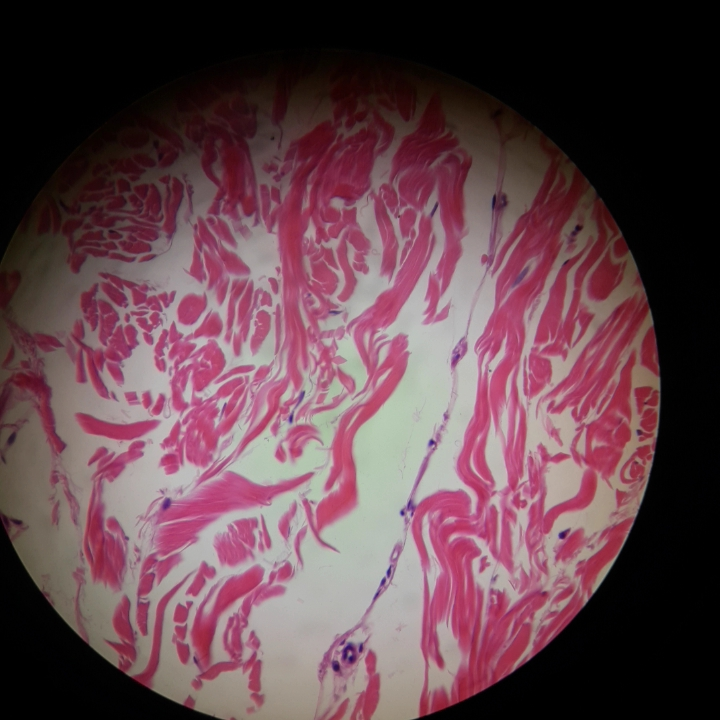
#> input picture DigitalPathWebsite/Backend/ImageStichAlgorithm/DigPathSlideImages/download (10).jpg, 720 x 720 px
$ python -i removeblackspace.py   (imports and definitions only)
#> lines starting #> are read from the running program, lines starting #| are printed output that depends on the picture; after the words box and inside, x2 and y2 are one past the last pixel; in counts of white or black regions, pixels touching at a corner belong together
#> further down, picture is the input picture: shape (720, 720, 3); mean B, G, R 75.4, 68, 97.5
import cv2
import numpy as np
import base64
import os

def crop(img_arr, top, left, bottom, right):
    return img_arr[top:bottom, left:right]

class removeBlackSpace:
    """Image processing class for converting image formats, stitching images together, applying filters and removing black space from microscope images"""
    num_images = 0
    stopRowTop = 0
    stopColLeft = 0
    stopRowBottom = 0
    stopColRight = 0
    processed = False
    divider = 0
    inner_len = 0
    stitcher = cv2.Stitcher.create()

    def __init__(self):
        """Intializer for the class"""
        pass

    # [75 lines left out: functions displayImage, removeBlackSpace, twoDimConvolution, sharpenImage, stitchImages, base64ToArray and 1 more, not called in this run]

    def pythonRemoveBlackSpace(self, slide_image):
        """Removes the black space from a microscope slide image"""
        limit = 10

        bin_img = cv2.cvtColor(slide_image, cv2.COLOR_BGR2GRAY)
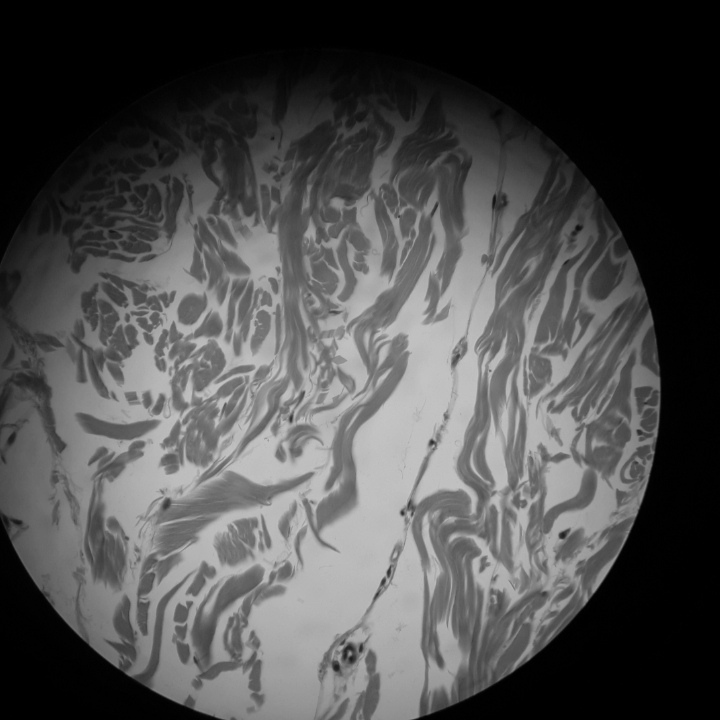
#> bin_img: shape (720, 720); min 0, max 198, mean 77.7

        threshold, bin_img = cv2.threshold(bin_img, limit, 1, cv2.THRESH_BINARY)
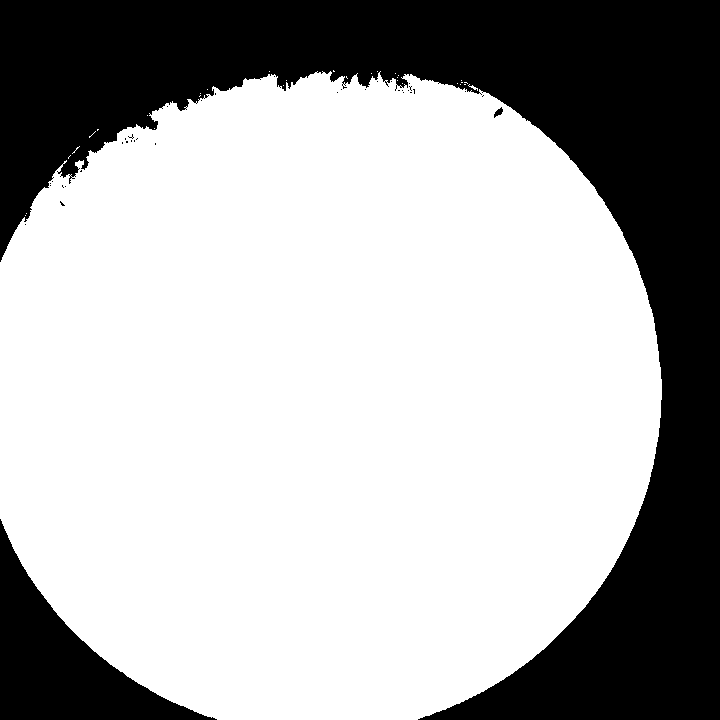
#> bin_img: shape (720, 720); values 0 (black) and 1 (white), 68.1% white; 38 black regions (35 under 20 px), largest, box (x1, y1, x2, y2) and area: (0, 0, 720, 720) 149846, (0, 519, 217, 720) 15245, (494, 107, 503, 118) 49
#> threshold = 10

        if(not removeBlackSpace.processed):
            removeBlackSpace.stopRowTop = 0
            topFlag = True
            removeBlackSpace.stopColLeft = 0
            leftFlag = True
            removeBlackSpace.stopRowBottom = len(slide_image)
            bottomFlag = False
            removeBlackSpace.stopColRight = len(slide_image[0])
            rightFlag = False

            for row in range(len(bin_img)):
                if(topFlag and sum(bin_img[row]) > 50):
                    removeBlackSpace.stopRowTop = row
                    topFlag = False
                    bottomFlag = True
                elif(bottomFlag and sum(bin_img[row]) < 10):
                    removeBlackSpace.stopRowBottom = row
                    bottomFlag = False

                if(leftFlag and sum(bin_img[:, row]) > 50):
                    removeBlackSpace.stopColLeft = row
                    leftFlag = False
                    rightFlag = True
                elif(rightFlag and sum(bin_img[:, row]) < 10):
                    removeBlackSpace.stopColRight = row
                    rightFlag = False

                if(not(leftFlag or rightFlag or topFlag or bottomFlag)):
                    break
#> this loop made 720 passes
#> (leftFlag, rightFlag) on pass 1: (False, True)
#> after the loop, bottomFlag = True; leftFlag = False; rightFlag = False; topFlag = False

            removeBlackSpace.inner_len = ((removeBlackSpace.stopColRight - removeBlackSpace.stopColLeft)*(1.4142))/2
            divider = ((removeBlackSpace.stopRowBottom - removeBlackSpace.stopRowTop) - removeBlackSpace.inner_len)/2
#> divider = 87.95
            removeBlackSpace.divider = int(divider)

            removeBlackSpace.processed = True

        new_image = crop(slide_image, removeBlackSpace.stopRowTop, removeBlackSpace.stopColLeft,
                            removeBlackSpace.stopRowBottom, removeBlackSpace.stopColRight)
#> in crop, `return img_arr[top:bottom, left:right]`:
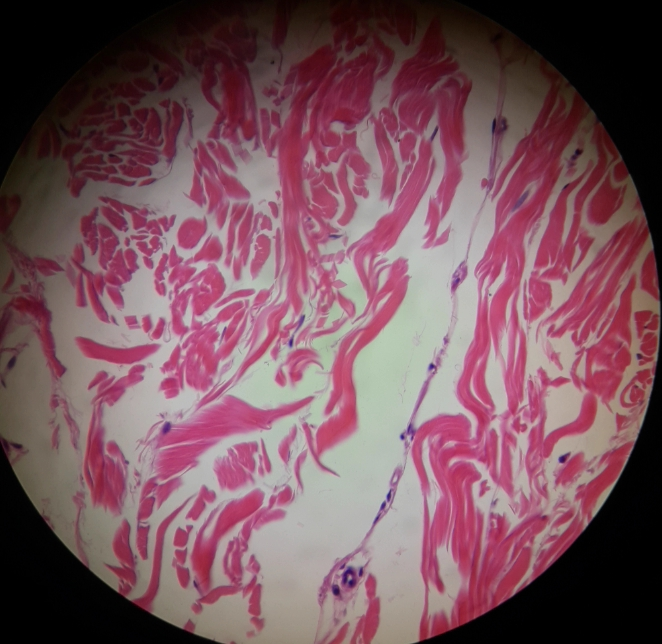
#> returned value: shape (644, 662, 3); mean of channels 0, 1, 2 91.6, 82.6, 118.4; drawn as B, G, R

        new_image = crop(new_image, removeBlackSpace.divider, removeBlackSpace.divider, removeBlackSpace.divider + int(removeBlackSpace.inner_len), removeBlackSpace.divider + int(removeBlackSpace.inner_len))
#> call 2 of crop, with top = 87, left = 87, bottom = 555, right = 555
#> in crop (call 2), `return img_arr[top:bottom, left:right]`:
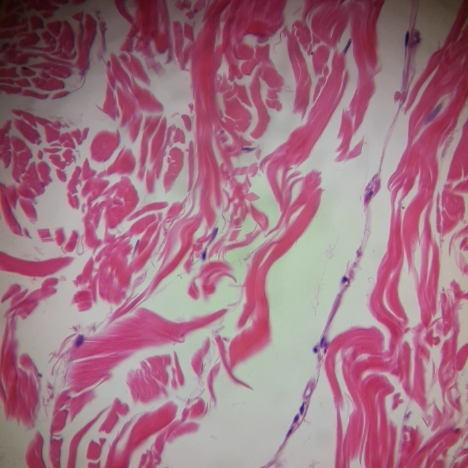
#> returned value: shape (468, 468, 3); mean of channels 0, 1, 2 131.2, 115.5, 161.8; drawn as B, G, R

        return new_image

>>> import cv2
>>> picture = cv2.imread('DigPathSlideImages/download (10).jpg')
>>> result = removeBlackSpace().pythonRemoveBlackSpace(picture)

$ run again, on DigitalPathWebsite/Backend/ImageStichAlgorithm/DigPathSlideImages/download (12).jpg
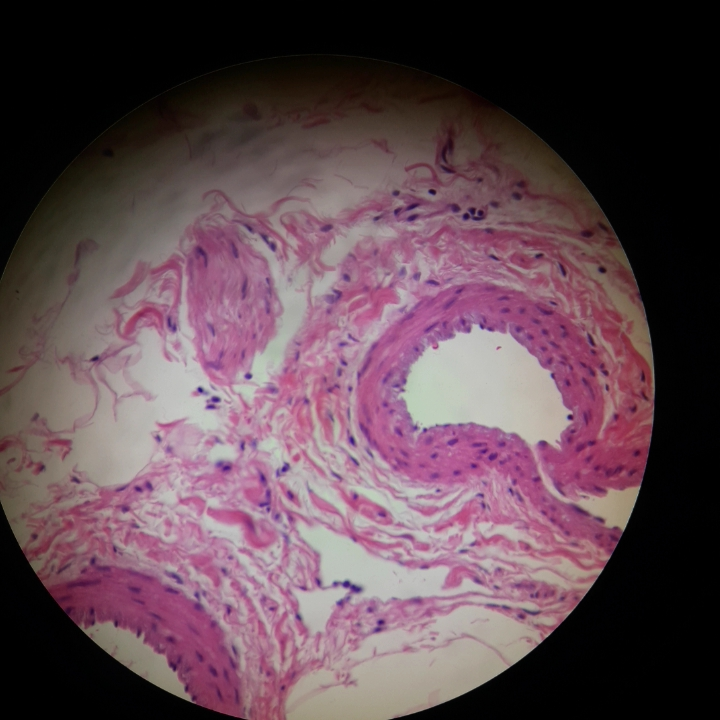
#> input picture DigitalPathWebsite/Backend/ImageStichAlgorithm/DigPathSlideImages/download (12).jpg, 720 x 720 px
#> picture is the input picture: shape (720, 720, 3); mean B, G, R 80.7, 72.2, 95.2
#> in pythonRemoveBlackSpace, `threshold, bin_img = cv2.threshold(bin_img, limit, 1, cv2.THRESH_BINARY)`:
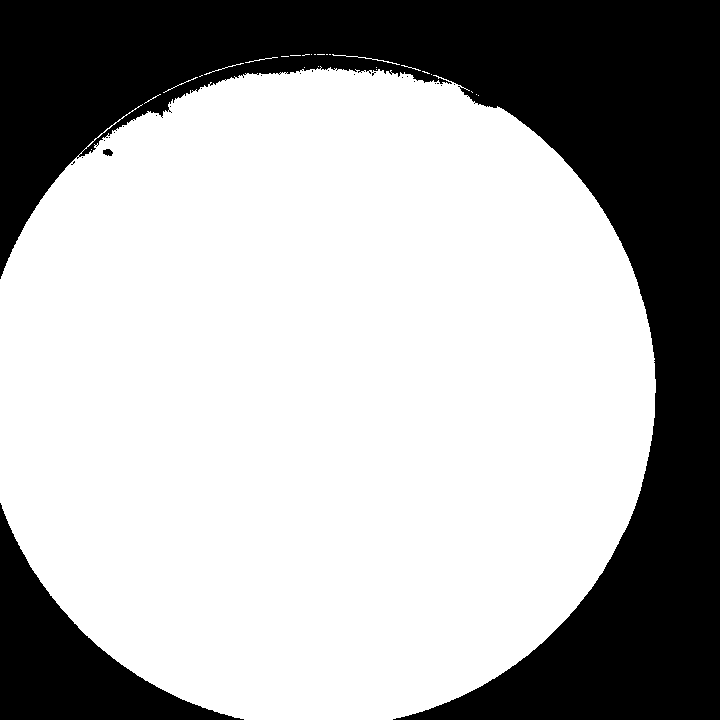
#> bin_img: shape (720, 720); values 0 (black) and 1 (white), 67.3% white; 25 black regions (22 under 20 px), largest, box (x1, y1, x2, y2) and area: (0, 0, 720, 720) 152273, (0, 503, 244, 720) 17336, (103, 149, 113, 156) 52
#> threshold = 10
#> the loop in pythonRemoveBlackSpace, `for row in range(len(bin_img)):` made 720 passes
#> (leftFlag, rightFlag) on pass 1: (False, True)
#> after the loop in pythonRemoveBlackSpace, `for row in range(len(bin_img)):`: bottomFlag = True; leftFlag = False
#> divider = 93.07
#> in crop (call 2), `return img_arr[top:bottom, left:right]`:
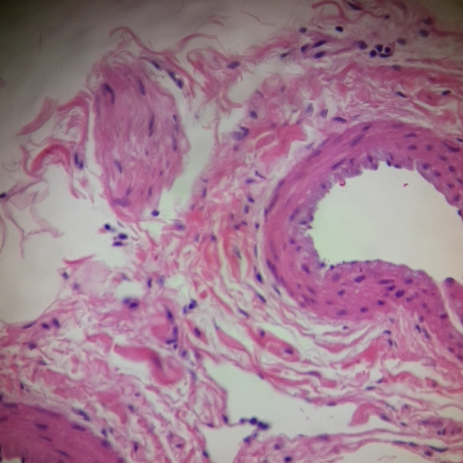
#> returned value: shape (463, 463, 3); mean of channels 0, 1, 2 142.5, 123.4, 160.3; drawn as B, G, R
